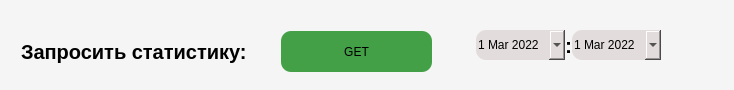
               <widget class="QFrame" name="header_analyse">
                <property name="sizePolicy">
                 <sizepolicy hsizetype="Expanding" vsizetype="Maximum">
                  <horstretch>0</horstretch>
                  <verstretch>0</verstretch>
                 </sizepolicy>
                </property>
                <property name="minimumSize">
                 <size>
                  <width>0</width>
                  <height>90</height>
                 </size>
                </property>
                <property name="maximumSize">
                 <size>
                  <width>16777215</width>
                  <height>90</height>
                 </size>
                </property>
                <property name="styleSheet">
                 <string notr="true">background-color: #F5F5F5; border-radius: 10px;  </string>
                </property>
                <property name="frameShape">
                 <enum>QFrame::StyledPanel</enum>
                </property>
                <property name="frameShadow">
                 <enum>QFrame::Raised</enum>
                </property>
                <layout class="QHBoxLayout" name="horizontalLayout_15">
                 <item>
                  <widget class="QFrame" name="frame_27">
                   <property name="minimumSize">
                    <size>
                     <width>450</width>
                     <height>0</height>
                    </size>
                   </property>
                   <property name="frameShape">
                    <enum>QFrame::StyledPanel</enum>
                   </property>
                   <property name="frameShadow">
                    <enum>QFrame::Raised</enum>
                   </property>
                   <widget class="QPushButton" name="get_stat">
                    <property name="geometry">
                     <rect>
                      <x>270</x>
                      <y>20</y>
                      <width>151</width>
                      <height>41</height>
                     </rect>
                    </property>
                    <property name="maximumSize">
                     <size>
                      <width>151</width>
                      <height>41</height>
                     </size>
                    </property>
                    <property name="font">
                     <font>
                      <italic>false</italic>
                      <bold>false</bold>
                     </font>
                    </property>
                    <property name="cursor">
                     <cursorShape>PointingHandCursor</cursorShape>
                    </property>
                    <property name="layoutDirection">
                     <enum>Qt::LeftToRight</enum>
                    </property>
                    <property name="autoFillBackground">
                     <bool>false</bool>
                    </property>
                    <property name="styleSheet">
                     <string notr="true">background-color: #43A047; color: black; border-radius: 10px</string>
                    </property>
                    <property name="text">
                     <string>GET</string>
                    </property>
                   </widget>
                   <widget class="QLabel" name="label_6">
                    <property name="geometry">
                     <rect>
                      <x>10</x>
                      <y>20</y>
                      <width>231</width>
                      <height>41</height>
                     </rect>
                    </property>
                    <property name="font">
                     <font>
                      <pointsize>15</pointsize>
                      <bold>true</bold>
                     </font>
                    </property>
                    <property name="layoutDirection">
                     <enum>Qt::RightToLeft</enum>
                    </property>
                    <property name="styleSheet">
                     <string notr="true">color: #000000; border: 0px solid</string>
                    </property>
                    <property name="text">
                     <string>Запросить статистику:</string>
                    </property>
                   </widget>
                  </widget>
                 </item>
                 <item>
                  <widget class="QFrame" name="frame_28">
                   <property name="sizePolicy">
                    <sizepolicy hsizetype="Preferred" vsizetype="Preferred">
                     <horstretch>0</horstretch>
                     <verstretch>0</verstretch>
                    </sizepolicy>
                   </property>
                   <property name="frameShape">
                    <enum>QFrame::StyledPanel</enum>
                   </property>
                   <property name="frameShadow">
                    <enum>QFrame::Raised</enum>
                   </property>
                   <layout class="QHBoxLayout" name="horizontalLayout_20">
                    <property name="spacing">
                     <number>6</number>
                    </property>
                    <property name="leftMargin">
                     <number>9</number>
                    </property>
                    <property name="rightMargin">
                     <number>0</number>
                    </property>
                    <item>
                     <widget class="QFrame" name="frame_38">
                      <property name="maximumSize">
                       <size>
                        <width>16777215</width>
                        <height>16777215</height>
                       </size>
                      </property>
                      <property name="frameShape">
                       <enum>QFrame::StyledPanel</enum>
                      </property>
                      <property name="frameShadow">
                       <enum>QFrame::Raised</enum>
                      </property>
                      <layout class="QHBoxLayout" name="horizontalLayout_21">
                       <property name="spacing">
                        <number>0</number>
                       </property>
                       <property name="leftMargin">
                        <number>0</number>
                       </property>
                       <property name="topMargin">
                        <number>0</number>
                       </property>
                       <property name="rightMargin">
                        <number>0</number>
                       </property>
                       <property name="bottomMargin">
                        <number>0</number>
                       </property>
                       <item>
                        <widget class="QDateEdit" name="dateEdit">
                         <property name="minimumSize">
                          <size>
                           <width>0</width>
                           <height>30</height>
                          </size>
                         </property>
                         <property name="font">
                          <font>
                           <bold>false</bold>
                          </font>
                         </property>
                         <property name="styleSheet">
                          <string notr="true">color: black; background-color: #E2DCDC;</string>
                         </property>
                         <property name="minimumDate">
                          <date>
                           <year>2022</year>
                           <month>3</month>
                           <day>1</day>
                          </date>
                         </property>
                         <property name="calendarPopup">
                          <bool>true</bool>
                         </property>
                        </widget>
                       </item>
                       <item>
                        <widget class="QLabel" name="start_date_label_2">
                         <property name="maximumSize">
                          <size>
                           <width>20</width>
                           <height>16777215</height>
                          </size>
                         </property>
                         <property name="font">
                          <font>
                           <pointsize>16</pointsize>
                           <bold>true</bold>
                          </font>
                         </property>
                         <property name="styleSheet">
                          <string notr="true">color: black;</string>
                         </property>
                         <property name="text">
                          <string>:</string>
                         </property>
                         <property name="alignment">
                          <set>Qt::AlignCenter</set>
                         </property>
                        </widget>
                       </item>
                       <item>
                        <widget class="QDateEdit" name="dateEdit_2">
                         <property name="minimumSize">
                          <size>
                           <width>0</width>
                           <height>30</height>
                          </size>
                         </property>
                         <property name="font">
                          <font>
                           <bold>false</bold>
                          </font>
                         </property>
                         <property name="styleSheet">
                          <string notr="true">color: black; background-color: #E2DCDC;</string>
                         </property>
                         <property name="dateTime">
                          <datetime>
                           <hour>0</hour>
                           <minute>0</minute>
                           <second>0</second>
                           <year>2022</year>
                           <month>3</month>
                           <day>1</day>
                          </datetime>
                         </property>
                         <property name="minimumDate">
                          <date>
                           <year>2022</year>
                           <month>3</month>
                           <day>1</day>
                          </date>
                         </property>
                         <property name="calendarPopup">
                          <bool>true</bool>
                         </property>
                         <property name="currentSectionIndex">
                          <number>0</number>
                         </property>
                        </widget>
                       </item>
                      </layout>
                     </widget>
                    </item>
                    <item>
                     <widget class="QPushButton" name="start_date_btn">
                      <property name="minimumSize">
                       <size>
                        <width>50</width>
                        <height>50</height>
                       </size>
                      </property>
                      <property name="maximumSize">
                       <size>
                        <width>50</width>
                        <height>50</height>
                       </size>
                      </property>
                      <property name="cursor">
                       <cursorShape>PointingHandCursor</cursorShape>
                      </property>
                      <property name="styleSheet">
                       <string notr="true">background-image:url(:/resource/icons/icons8-хронология-неделя-50.png)</string>
                      </property>
                      <property name="text">
                       <string/>
                      </property>
                     </widget>
                    </item>
                   </layout>
                  </widget>
                 </item>
                 <item>
                  <widget class="QFrame" name="frame_29">
                   <property name="maximumSize">
                    <size>
                     <width>100</width>
                     <height>16777215</height>
                    </size>
                   </property>
                   <property name="frameShape">
                    <enum>QFrame::StyledPanel</enum>
                   </property>
                   <property name="frameShadow">
                    <enum>QFrame::Raised</enum>
                   </property>
                   <widget class="QPushButton" name="download_btn">
                    <property name="geometry">
                     <rect>
                      <x>20</x>
                      <y>10</y>
                      <width>60</width>
                      <height>50</height>
                     </rect>
                    </property>
                    <property name="minimumSize">
                     <size>
                      <width>60</width>
                      <height>50</height>
                     </size>
                    </property>
                    <property name="maximumSize">
                     <size>
                      <width>60</width>
                      <height>50</height>
                     </size>
                    </property>
                    <property name="cursor">
                     <cursorShape>PointingHandCursor</cursorShape>
                    </property>
                    <property name="styleSheet">
                     <string notr="true">background-image:url(:/resource/icons/icons8-экспорт-pdf-50.png)</string>
                    </property>
                    <property name="text">
                     <string/>
                    </property>
                   </widget>
                  </widget>
                 </item>
                </layout>
               </widget>
